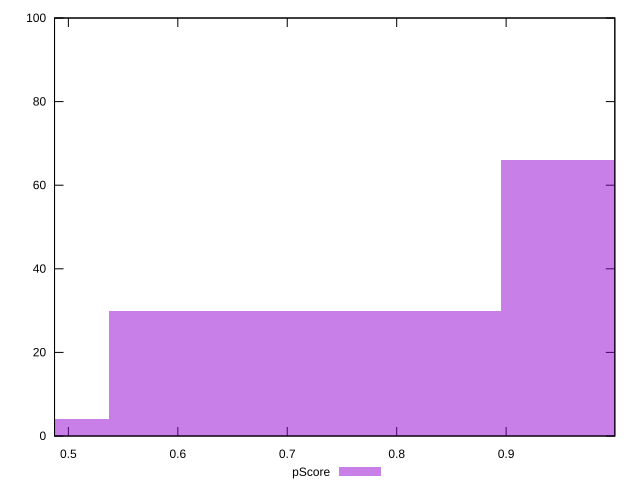

Source code (gnuplot):
reset

$pScore <<EOF
1.07414587670333 66
0.35804862556777667 4
0.7160972511355533 30
EOF

set key outside below
set boxwidth 0.35804862556777667
set xrange [0.48734969924351856:0.9993178000893541]
set yrange [0:100]
set trange [0:100]
set style fill transparent solid 0.5 noborder
set terminal svg size 640, 490 enhanced background rgb 'white'
set output "reports/report_00027_2021-02-24T12-40-31.850Z/first-cpu-idle/samples/music/pScore/histogram.svg"

plot $pScore title "pScore" with boxes

reset
